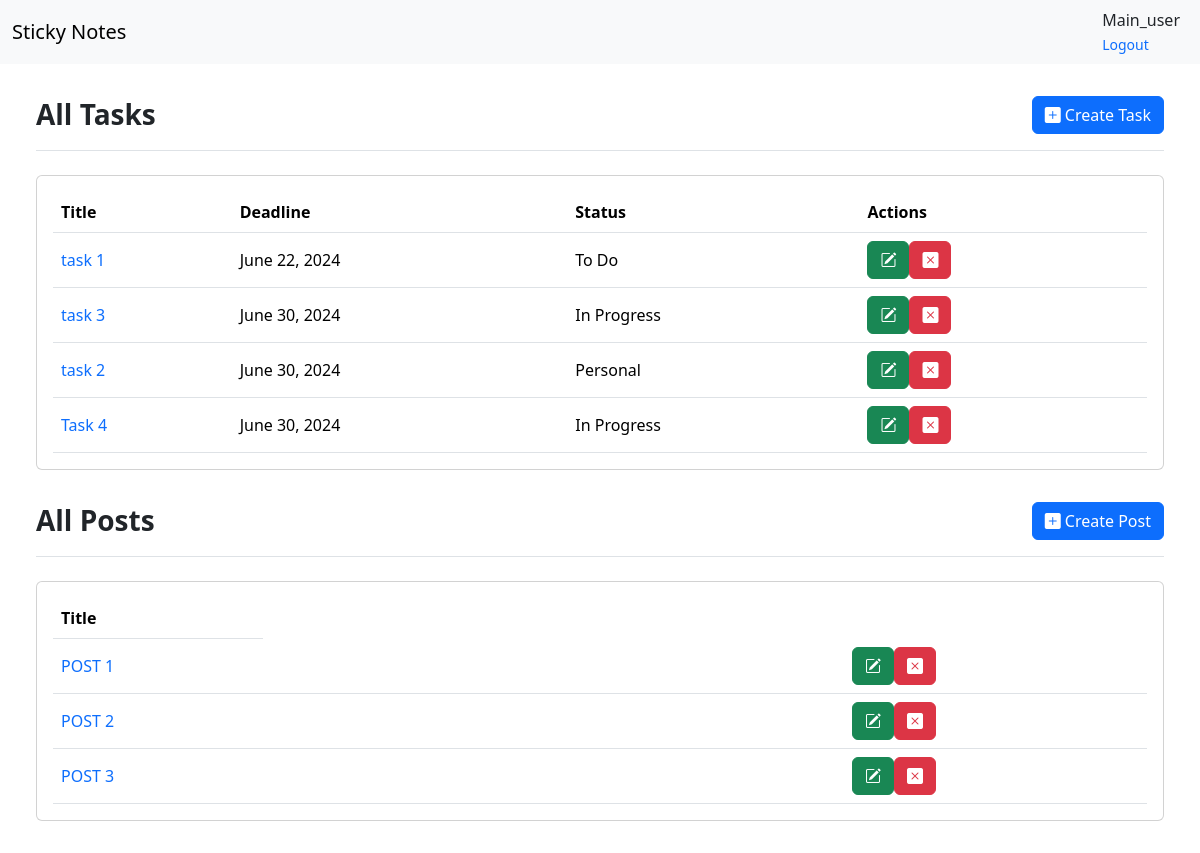
The page / (signed in) on the database as committed earlier.
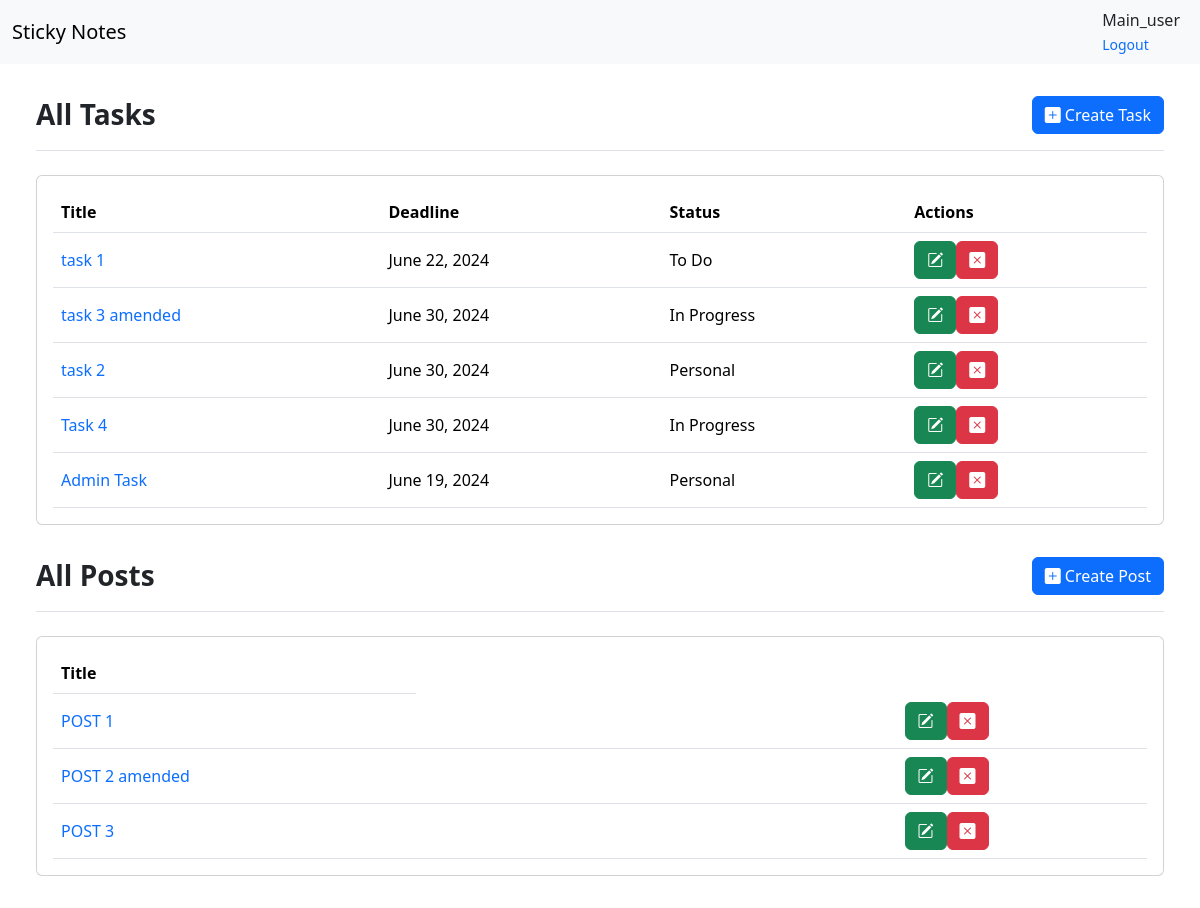
The same page on the database as committed later.
### app/models.py (models this page shows, shortened)
class Task(models.Model):
    STATUS_CHOICES = (
        ("To Do", "To Do"),
        ("In Progress", "In Progress"),
        ("Personal", "Personal"),
        ("Completed", "Completed"),
    )
    user = models.ForeignKey(
        User, on_delete=models.CASCADE, null=True, blank=True
    )
    title = models.CharField(max_length=100)
    description = models.TextField()
    deadline = models.DateField()
    status = models.CharField(
        max_length=20, choices=STATUS_CHOICES, default="todo"
    )

### posts/models.py (models this page shows, shortened)
class Post(models.Model):
    title = models.CharField(max_length=200)
    content = models.TextField()
    owner = models.ForeignKey(
        User, on_delete=models.CASCADE, related_name="app_posts"
    )
    created_at = models.DateTimeField(auto_now_add=True)

### app/views.py (the view)
# urls.py: 2. Add a URL to urlpatterns:  path('', views.home, name='home')
@login_required
def home(request):
    tasks = Task.objects.filter(user=request.user)
    posts = Post.objects.filter(owner=request.user)
    return render(request, "home.html", {"tasks": tasks, "posts": posts})

### templates/home.html (shortened to what this page needs)
{% extends "base.html" %}
{% block main %}
<div class="main px-lg-4 px-md-4">
  <div class="body py-lg-3 py-md-2">
    <div class="container-xxl">
      <div class="row align-items-center">
        <div class="border-0 mb-4">
          <div
            class="card-header py-3 no-bg bg-transparent d-flex align-items-center px-0 justify-content-between border-bottom flex-wrap"
          >
            <h3 class="fw-bold mb-0">All Tasks</h3>
            <div class="col-auto d-flex w-sm-100">
              <a href="{% url 'create_task' %}">
                <button type="submit" class="btn btn-primary">
                  <i class="bi bi-plus-square-fill"></i> Create Task
                </button>
              </a>
            </div>
          </div>
        </div>
      </div>
      <div class="row clearfix g-3">
        <div class="col-sm-12">
          <div class="card mb-3">
            <div class="card-body">
              <table
                id="myProjectTable"
                class="table table-hover align-middle mb-0"
                style="width: 100%"
              >
                <thead>
                  <tr>
                    <th>Title</th>
                    <th>Deadline</th>
                    <th>Status</th>
                    <th>Actions</th>
                  </tr>
                </thead>
                <tbody>
                  {% for task in tasks %}
                  <tr>
                    <td>
                      <a href="{% url 'view_task' task.id %}"
                        >{{ task.title }}</a
                      >
                    </td>
                    <td>{{ task.deadline }}</td>
                    <td>{{ task.status }}</td>
                    <td>
                      <div
                        class="btn-group gap-20"
                        role="group"
                        aria-label="Basic outlined example"
                      >
                        <a href="{% url 'update_task' task.id %}">
                          <button type="button" class="btn btn-success">
                            <i class="bi bi-pencil-square"></i>
                          </button>
                        </a>
                        <form
                          method="post"
                          action="{% url 'delete_task' task.id %}"
                          style="display: inline"
                        >
                          <button
                            onclick="return confirmDelete('{{ task.title }}');"
                            type="submit"
                            class="btn btn-danger"
                          >
                            <i class="bi bi-x-square-fill"></i>
                          </button>
                        </form>
                      </div>
                    </td>
                  </tr>
                  {% endfor %}
                </tbody>
              </table>
            </div>
          </div>
        </div>
      </div>
    </div>
    <div class="container-xxl">
      <div class="row align-items-center">
        <div class="border-0 mb-4">
          <div
            class="card-header py-3 no-bg bg-transparent d-flex align-items-center px-0 justify-content-between border-bottom flex-wrap"
          >
            <h3 class="fw-bold mb-0">All Posts</h3>
            <div class="col-auto d-flex w-sm-100">
              <a href="{% url 'create_post' %}">
                <button
                  type="button"
                  class="btn btn-primary"
                >
                  <i class="bi bi-plus-square-fill"></i> Create Post
                </button>
              </a>
            </div>
          </div>
        </div>
      </div>
      <div class="row clearfix g-3">
        <div class="col-sm-12">
          <div class="card mb-3">
            <div class="card-body">
              <table
                id="myProjectTable"
                class="table table-hover align-middle mb-0"
                style="width: 100%"
              >
                <thead>
                  <tr>
                    <th>Title</th>
                  </tr>
                </thead>
                <tbody>
                  {% for post in posts %}
                  <tr>
                    <td>
                      <a href="{% url 'view_post' post.id %}">
                        {{ post.title }}
                      </a>
                    </td>
                    <td></td>
                    <td></td>
                    <td></td>
                    <td></td>
                    <td></td>
                    <td></td>
                    <td></td>
                    <td></td>
                    <td></td>
                    <td></td>
                    <td></td>
                    <td></td>
                    <td>
                      <div
                        class="btn-group gap-20"
                        role="group"
                        aria-label="Basic outlined example"
                      >
                        <a href="{% url 'update_post' post.id %}">
                          <button type="button" class="btn btn-success">
                            <i class="bi bi-pencil-square"></i>
                          </button>
                        </a>
                        <form
                          method="post"
                          action="{% url 'delete_post' post.id %}"
                          style="display: inline"
                        >
                          <button
                            onclick="return confirmDelete('{{ post.title }}');"
                            type="submit"
                            class="btn btn-danger"
                          >
                            <i class="bi bi-x-square-fill"></i>
                          </button>
                        </form>
                      </div>
                    </td>
                  </tr>
                  {% endfor %}
                </tbody>
              </table>
            </div>
          </div>
        </div>
      </div>
    </div>
  </div>
  {% endblock main %}

### templates/base.html (shortened to what this page needs)
{% load static %}
<!DOCTYPE html>
<html class="no-js" lang="en" dir="ltr">
<head>
    <link rel="stylesheet" href="https://cdn.jsdelivr.net/npm/bootstrap@5.3.2/dist/css/bootstrap.min.css">
    <link rel="stylesheet" href="https://cdn.jsdelivr.net/npm/bootstrap-icons@1.3.0/font/bootstrap-icons.css">
</head>
<body>
    {% include "nav.html" %}
    {% block main %}
    {% endblock main %}
</body>
</html>

### templates/nav.html
<nav class="navbar bg-body-tertiary">
    <div class="container-fluid">
        <a class="navbar-brand" href="{% url 'home' %}">
            Sticky Notes
        </a>
        <div class="dropdown user-profile ml-2 ml-sm-3 d-flex align-items-center">
            {% if request.user.is_authenticated %}
            <div class="u-info me-2">
                <p class="mb-0 text-end line-height-sm "><span class="font-weight-bold">{{ request.user.username}}</span></p>
                <small><a href="{% url 'logout' %}">Logout</a></small>
            </div>
            {% else %}
            <div class="u-info me-2">
                <small><a href="{% url 'login' %}">Login</a></small>
            </div>
            {% endif %}
        </div>
    </div>
</nav>

### templates/base.html (style rules this page uses)
a { text-decoration: none; }

Rows that differ between the two databases and show on the page:
changed Task: title "task 3" → "task 3 amended"
added Task: title "Admin Task", deadline "June 19, 2024", status "Personal"
changed Post: title "POST 2" → "POST 2 amended"
